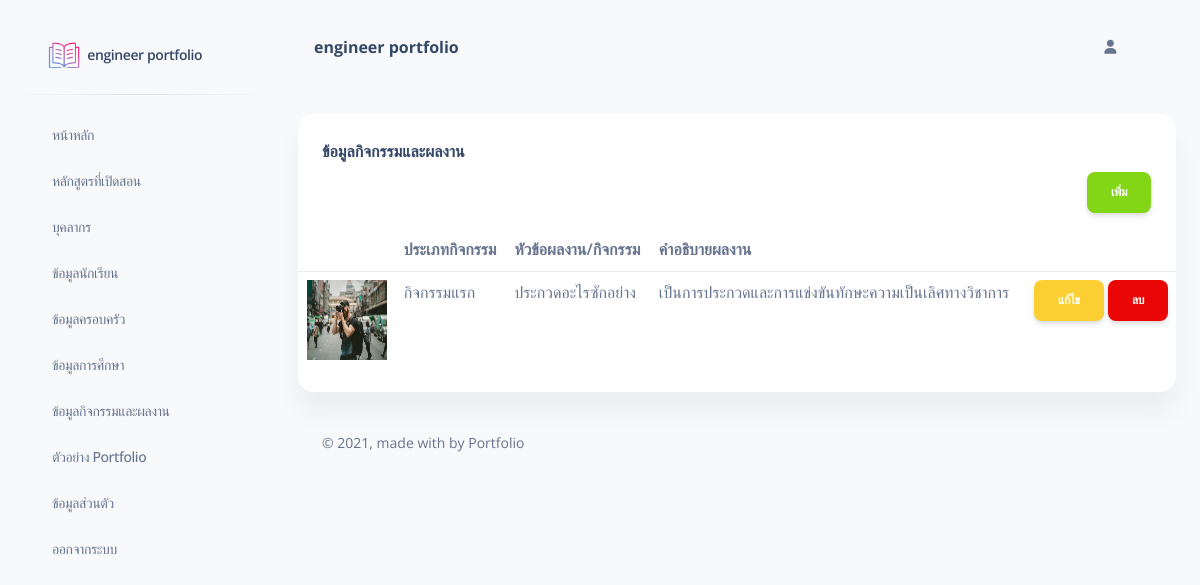
Page /web/portfolio/manage_activity.php (signed in) on the committed database.
### tables this page shows
CREATE TABLE `activities` (
  `id` int(11) NOT NULL,
  `users_id` int(11) NOT NULL,
  `activity_type` varchar(255) NOT NULL,
  `activity_topic` varchar(255) NOT NULL,
  `activity_detail` varchar(255) NOT NULL,
  `activity_image` varchar(255) NOT NULL
);

### web/portfolio/function/function.php (called while the page is built, shortened)
<?php
$con = mysqli_connect("localhost","root","","portfolio");
$con->set_charset("utf8");
function getAllActivity($users_id){
	global $con;
	$sql = "SELECT *
	FROM activities
	WHERE users_id = '".$users_id."'
	ORDER BY id DESC";
	$res = mysqli_query($con,$sql);
	while($row = mysqli_fetch_assoc($res)) {
		$namesArray[] = array(
			'id' => $row['id'],
			'users_id' => $row['users_id'],
			'activity_type' => $row['activity_type'],
			'activity_topic' => $row['activity_topic'],
			'activity_detail' => $row['activity_detail'],
			'activity_image' => $row['activity_image']);
	}
	$data = $namesArray;
	return $data;
}
?>

### web/portfolio/manage_activity.php (the view, shortened to what this page needs)
<!DOCTYPE html>
<html lang="en">
<?php
require_once("header.php");
?>
<?php
$allActivity = getAllActivity($_SESSION["id"]);
?>
<body class="g-sidenav-show  bg-gray-100">
  <?php
  require_once("side_bar.php");
  ?>
  <main class="main-content position-relative max-height-vh-100 h-100 mt-1 border-radius-lg ">
    <?php
    require_once("nav.php");
    ?>
    <div class="container-fluid py-4">
      <div class="row">
        <div class="col-12">
          <div class="card mb-4">
            <div class="card-header pb-0">
              <h6>ข้อมูลกิจกรรมและผลงาน</h6>
            </div>
            <div class="card-body px-0 pt-0 pb-2">
              <div class="table-responsive p-0">
                <a href="edit_activity.php" class="btn btn-success" style="float: right;margin-right: 25px;">เพิ่ม</a>
                <table class="table align-items-left">
                  <thead>
                    <tr>
                      <th></th>
                      <th>ประเภทกิจกรรม</th>
                      <th>หัวข้อผลงาน/กิจกรรม</th>
                      <th>คำอธิบายผลงาน</th>
                      <th></th>
                    </tr>
                  </thead>
                  <tbody>
                    <?php if(empty($allActivity)){ ?>
                    <?php }else{?>
                      <?php foreach($allActivity as $data){ ?>
                        <tr>
                          <td style="text-align: center;"><img src="images/activity/<?php echo $data["activity_image"];?>" class="img-fluid" style="width: 80px;height: 80px;"></td>
                          <td><?php echo $data["activity_type"];?></td>
                          <td><?php echo $data["activity_topic"];?></td>
                          <td><?php echo $data["activity_detail"];?></td>
                          <td style="text-align: right;">
                            <a href="edit_activity.php?id=<?php echo $data["id"];?>" class="btn btn-warning">แก้ไข</a>
                            <a href="?delete=<?php echo $data['id'];?>" class="btn btn-danger" onClick="javascript: return confirm('ยืนยันการลบ');">ลบ</a>
                          </td>
                        </tr>
                      <?php } ?>
                    <?php } ?>
                  </tbody>
                </table>
              </div>
            </div>
          </div>
        </div>
      </div>
      <?php
      require_once("footer.php");
      ?>
    </div>
  </main>
</body>
</html>

### rows in the picture
activities: activity_image (picture), activity_type "กิจกรรมแรก", activity_topic "ประกวดอะไรซักอย่าง", activity_detail "เป็นการประกวดและการแข่งขันทักษะความเป็นเลิศทางวิชาการ"
